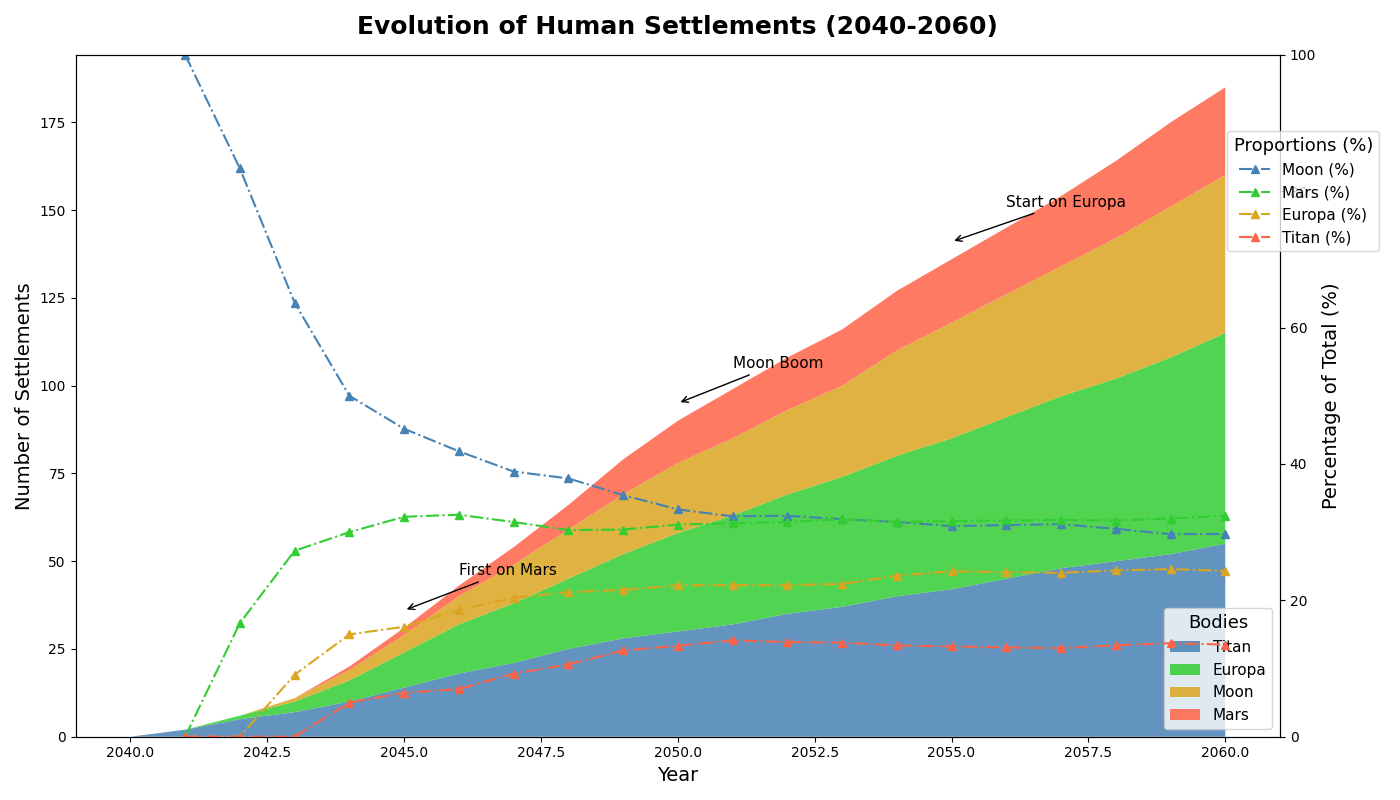

Write the Python code that produced this figure.
import matplotlib.pyplot as plt
import numpy as np

years = np.arange(2040, 2061)

moon = np.array([0, 2, 5, 7, 10, 14, 18, 21, 25, 28, 30, 32, 35, 37, 40, 42, 45, 48, 50, 52, 55])
mars = np.array([0, 0, 1, 3, 6, 10, 14, 17, 20, 24, 28, 31, 34, 37, 40, 43, 46, 49, 52, 56, 60])
europa = np.array([0, 0, 0, 1, 3, 5, 8, 11, 14, 17, 20, 22, 24, 26, 30, 33, 35, 37, 40, 43, 45])
titan = np.array([0, 0, 0, 0, 1, 2, 3, 5, 7, 10, 12, 14, 15, 16, 17, 18, 19, 20, 22, 24, 25])

data = np.vstack([moon, mars, europa, titan])

colors = ['#4682B4', '#32CD32', '#DAA520', '#FF6347']

fig, ax = plt.subplots(figsize=(14, 8))

ax.stackplot(years, data, labels=['Titan', 'Europa', 'Moon', 'Mars'], colors=colors, alpha=0.85)

ax.set_title("Evolution of Human Settlements (2040-2060)", fontsize=18, fontweight='bold', pad=15)
ax.set_xlabel("Year", fontsize=14)
ax.set_ylabel("Number of Settlements", fontsize=14)
ax.legend(loc='lower right', title="Bodies", fontsize=11, title_fontsize=13)

ax.grid(False)

annotations = {2045: "First on Mars", 2050: "Moon Boom", 2055: "Start on Europa"}
for year, label in annotations.items():
    y_pos = data.sum(axis=0)[np.where(years == year)[0]][0] + 5
    ax.annotate(label, xy=(year, y_pos), xytext=(year + 1, y_pos + 10),
                arrowprops=dict(facecolor='blue', arrowstyle='->'), fontsize=11)

total_settlements = moon + mars + europa + titan
perc_moon = 100 * moon / total_settlements
perc_mars = 100 * mars / total_settlements
perc_europa = 100 * europa / total_settlements
perc_titan = 100 * titan / total_settlements

ax2 = ax.twinx()
ax2.plot(years, perc_moon, '^-.', color='#4682B4', label='Moon (%)')
ax2.plot(years, perc_mars, '^-.', color='#32CD32', label='Mars (%)')
ax2.plot(years, perc_europa, '^-.', color='#DAA520', label='Europa (%)')
ax2.plot(years, perc_titan, '^-.', color='#FF6347', label='Titan (%)')
ax2.set_ylabel("Percentage of Total (%)", fontsize=14)
ax2.set_ylim(0, 100)

ax2.legend(loc='upper left', fontsize=11, bbox_to_anchor=(0.95, 0.90), title="Proportions (%)", title_fontsize=13)

plt.tight_layout()

plt.show()
